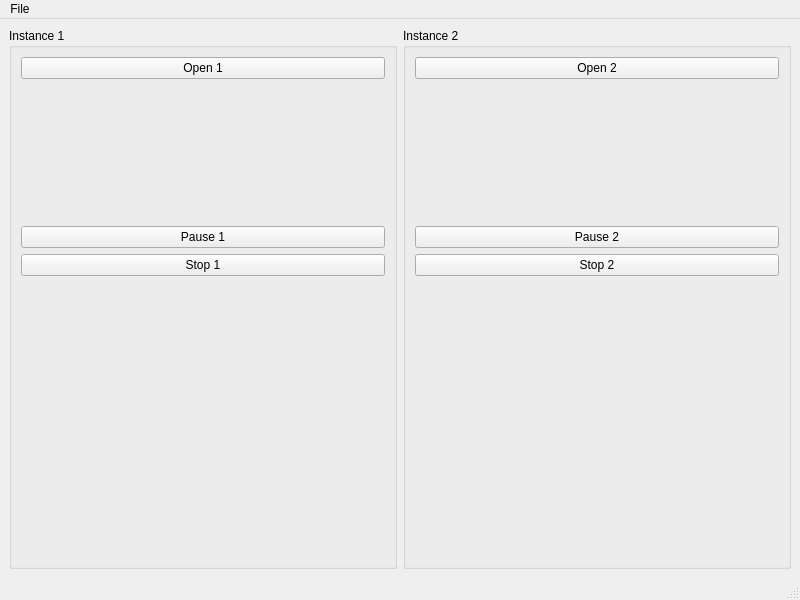
<?xml version="1.0" encoding="UTF-8"?>
<ui version="4.0">
 <class>TestDual</class>
 <widget class="QMainWindow" name="TestDual">
  <property name="geometry">
   <rect>
    <x>0</x>
    <y>0</y>
    <width>800</width>
    <height>600</height>
   </rect>
  </property>
  <property name="windowTitle">
   <string>Test Dual</string>
  </property>
  <property name="windowIcon">
   <iconset resource="../data/logo.qrc">
    <normaloff>:/vlc-qt/icons/48x48/vlc-qt.png</normaloff>:/vlc-qt/icons/48x48/vlc-qt.png</iconset>
  </property>
  <widget class="QWidget" name="centralwidget">
   <layout class="QHBoxLayout" name="horizontalLayout">
    <item>
     <widget class="QGroupBox" name="group1">
      <property name="title">
       <string>Instance 1</string>
      </property>
      <layout class="QGridLayout" name="gridLayout">
       <item row="1" column="0">
        <widget class="VlcVideoWidget" name="video1" native="true"/>
       </item>
       <item row="4" column="0">
        <widget class="VlcVolumeSlider" name="volume1" native="true"/>
       </item>
       <item row="5" column="0">
        <widget class="VlcSeekWidget" name="seek1" native="true"/>
       </item>
       <item row="2" column="0">
        <widget class="QPushButton" name="pause1">
         <property name="text">
          <string>Pause 1</string>
         </property>
         <property name="checkable">
          <bool>true</bool>
         </property>
        </widget>
       </item>
       <item row="3" column="0">
        <widget class="QPushButton" name="stop1">
         <property name="text">
          <string>Stop 1</string>
         </property>
        </widget>
       </item>
       <item row="0" column="0">
        <widget class="QPushButton" name="open1">
         <property name="text">
          <string>Open 1</string>
         </property>
        </widget>
       </item>
      </layout>
     </widget>
    </item>
    <item>
     <widget class="QGroupBox" name="group2">
      <property name="title">
       <string>Instance 2</string>
      </property>
      <layout class="QGridLayout" name="gridLayout_2">
       <item row="1" column="0">
        <widget class="VlcVideoWidget" name="video2" native="true"/>
       </item>
       <item row="4" column="0">
        <widget class="VlcVolumeSlider" name="volume2" native="true"/>
       </item>
       <item row="5" column="0">
        <widget class="VlcSeekWidget" name="seek2" native="true"/>
       </item>
       <item row="2" column="0">
        <widget class="QPushButton" name="pause2">
         <property name="text">
          <string>Pause 2</string>
         </property>
         <property name="checkable">
          <bool>true</bool>
         </property>
        </widget>
       </item>
       <item row="3" column="0">
        <widget class="QPushButton" name="stop2">
         <property name="text">
          <string>Stop 2</string>
         </property>
        </widget>
       </item>
       <item row="0" column="0">
        <widget class="QPushButton" name="open2">
         <property name="text">
          <string>Open 2</string>
         </property>
        </widget>
       </item>
      </layout>
     </widget>
    </item>
   </layout>
  </widget>
  <widget class="QMenuBar" name="menubar">
   <property name="geometry">
    <rect>
     <x>0</x>
     <y>0</y>
     <width>800</width>
     <height>23</height>
    </rect>
   </property>
   <widget class="QMenu" name="menuFile">
    <property name="title">
     <string>File</string>
    </property>
    <addaction name="actionClose"/>
   </widget>
   <addaction name="menuFile"/>
  </widget>
  <widget class="QStatusBar" name="statusbar"/>
  <action name="actionClose">
   <property name="text">
    <string>Close</string>
   </property>
  </action>
 </widget>
 <customwidgets>
  <customwidget>
   <class>VlcVideoWidget</class>
   <extends>QWidget</extends>
   <header>../src/gui/VideoWidget.h</header>
   <container>1</container>
   <slots>
    <signal>fullscreen()</signal>
    <slot>toggleFullscreen()</slot>
   </slots>
  </customwidget>
  <customwidget>
   <class>VlcVolumeSlider</class>
   <extends>QWidget</extends>
   <header>../src/gui/VolumeSlider.h</header>
   <container>1</container>
   <slots>
    <slot>mute()</slot>
    <slot>volumeUp()</slot>
    <slot>volumeDown()</slot>
   </slots>
  </customwidget>
  <customwidget>
   <class>VlcSeekWidget</class>
   <extends>QWidget</extends>
   <header>../src/gui/SeekWidget.h</header>
   <container>1</container>
  </customwidget>
 </customwidgets>
 <resources>
  <include location="../data/logo.qrc"/>
 </resources>
 <connections>
  <connection>
   <sender>actionClose</sender>
   <signal>triggered()</signal>
   <receiver>TestDual</receiver>
   <slot>close()</slot>
   <hints>
    <hint type="sourcelabel">
     <x>-1</x>
     <y>-1</y>
    </hint>
    <hint type="destinationlabel">
     <x>399</x>
     <y>299</y>
    </hint>
   </hints>
  </connection>
 </connections>
</ui>
